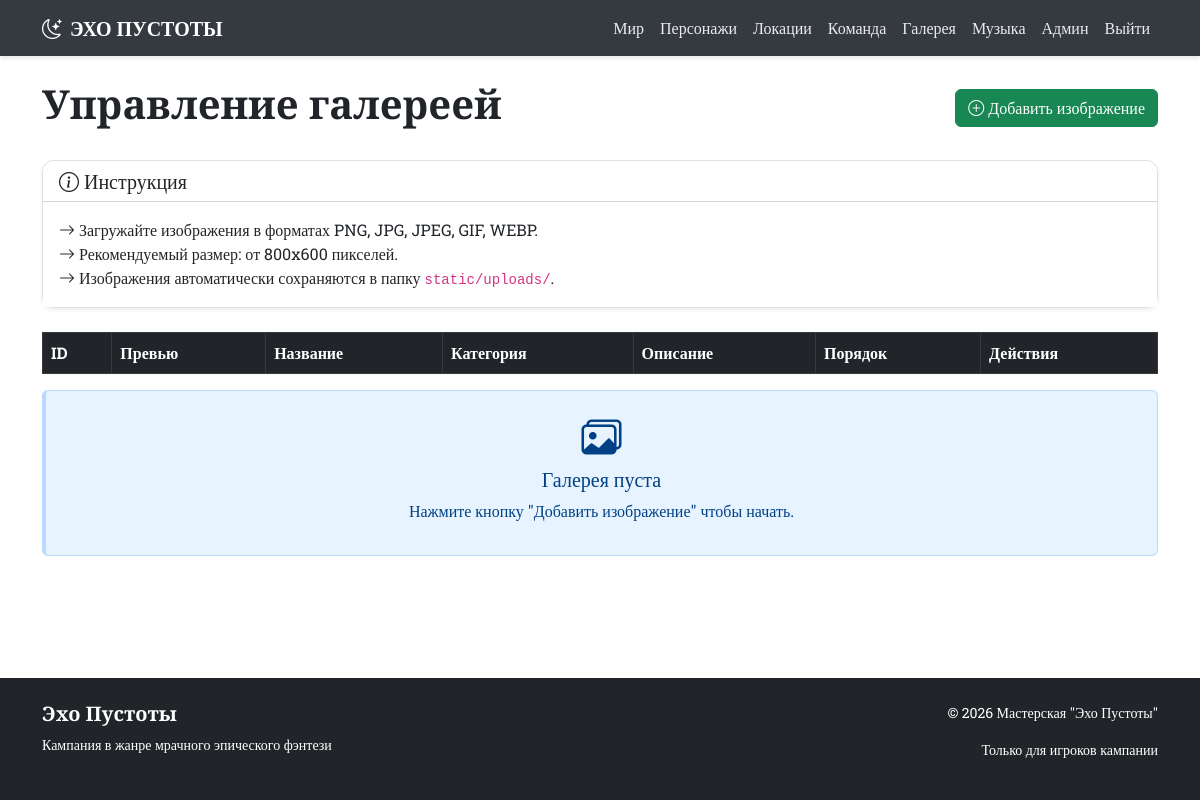
The app's page /admin/gallery (signed in), older data.
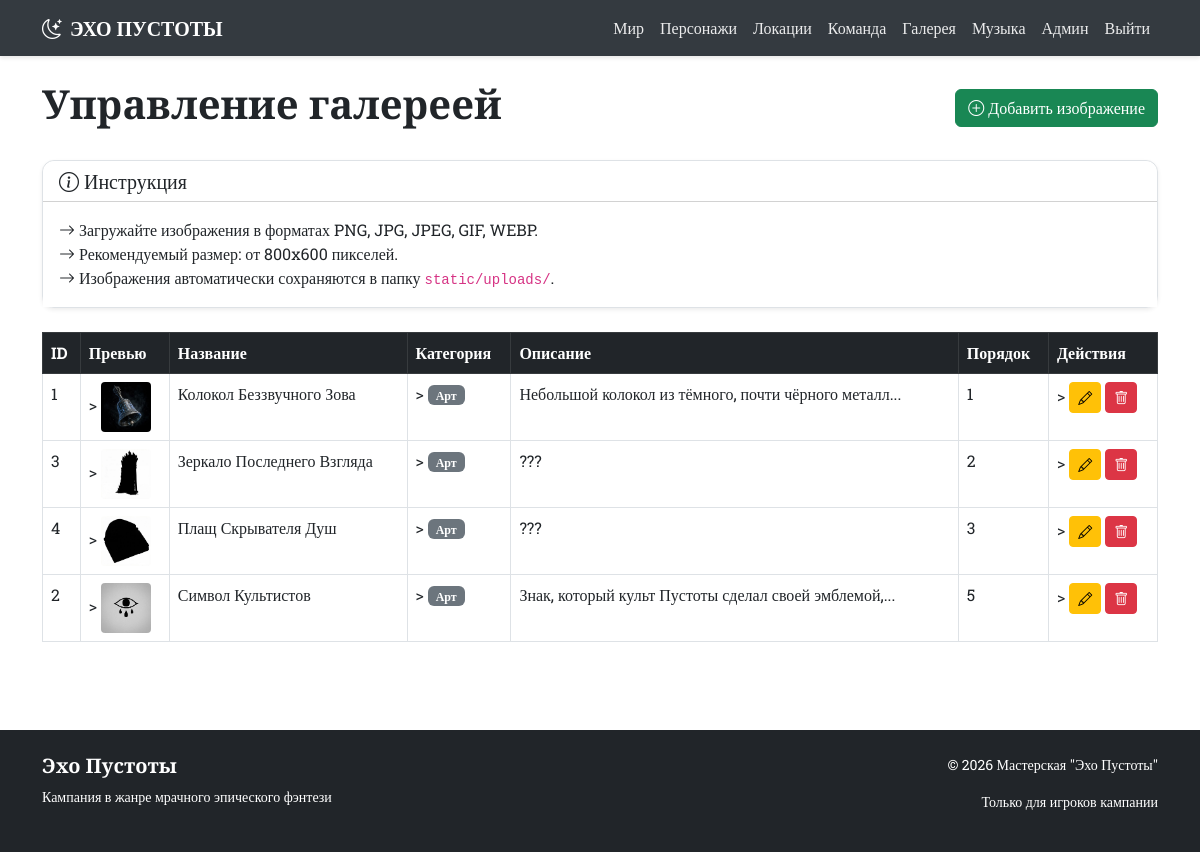
The same page, newer data.
### app.py (models this page shows)
class GalleryImage(db.Model):
    __tablename__ = 'gallery_images'
    id = db.Column(db.Integer, primary_key=True)
    title = db.Column(db.String(200), nullable=False)
    description = db.Column(db.Text)
    category = db.Column(db.String(50))
    image_filename = db.Column(db.String(300), nullable=False)
    uploaded_at = db.Column(db.DateTime, default=db.func.current_timestamp())
    sort_order = db.Column(db.Integer, default=0)

### app.py (the view)
@app.route('/admin/gallery')
@login_required
def admin_gallery():
    images = GalleryImage.query.order_by(GalleryImage.sort_order, GalleryImage.uploaded_at.desc()).all()
    return render_template('admin/gallery.html', images=images)

### app.py (called while the page is built)
@login_manager.user_loader
def load_user(user_id):
    return User.query.get(int(user_id))

### templates/admin/gallery.html (shortened to what this page needs)
{% extends "base.html" %}
{% block content %}
<div class="d-flex justify-content-between align-items-center mb-4">
    <h1 class="cinzel text-dark">Управление галереей</h1>
    <a href="{{ url_for('add_gallery_image') }}" class="btn btn-success">
        <i class="bi bi-plus-circle"></i> Добавить изображение
    </a>
</div>
<div class="card shadow-sm mb-4">
    <div class="card-header bg-white">
        <h5 class="mb-0 text-dark"><i class="bi bi-info-circle"></i> Инструкция</h5>
    </div>
    <div class="card-body bg-white">
        <p class="text-dark mb-0">
            <i class="bi bi-arrow-right"></i> Загружайте изображения в форматах PNG, JPG, JPEG, GIF, WEBP.<br>
            <i class="bi bi-arrow-right"></i> Рекомендуемый размер: от 800x600 пикселей.<br>
            <i class="bi bi-arrow-right"></i> Изображения автоматически сохраняются в папку <code>static/uploads/</code>.
        </p>
    </div>
</div>
<div class="table-responsive">
    <table class="table table-bordered table-hover">
        <thead class="table-dark">
            <tr>
                <th>ID</th>
                <th>Превью</th>
                <th>Название</th>
                <th>Категория</th>
                <th>Описание</th>
                <th>Порядок</th>
                <th>Действия</th>
            </tr>
        </thead>
        <tbody>
            {% for image in images %}
            <tr>
                <td>{{ image.id }}</td>
                <td>>
                    <img src="{{ url_for('static', filename='uploads/' + image.image_filename) }}"
                        style="width: 50px; height: 50px; object-fit: cover; border-radius: 4px;">
                </td>
                <td>{{ image.title }}</td>
                <td>>
                    <span class="badge bg-secondary">
                        {% if image.category == 'map' %}Карта
                        {% elif image.category == 'art' %}Арт
                        {% elif image.category == 'npc' %}NPC
                        {% elif image.category == 'location' %}Локация
                        {% else %}Другое{% endif %}
                    </span>
                </td>
                <td>{{ image.description[:50] }}{% if image.description|length > 50 %}...{% endif %}</td>
                <td>{{ image.sort_order }}</td>
                <td>>
                    <a href="{{ url_for('edit_gallery_image', id=image.id) }}" class="btn btn-sm btn-warning">
                        <i class="bi bi-pencil"></i>
                    </a>
                    <a href="{{ url_for('delete_gallery_image', id=image.id) }}" class="btn btn-sm btn-danger"
                        onclick="return confirm('Удалить изображение {{ image.title }}?')">
                        <i class="bi bi-trash"></i>
                    </a>
                </td>
            </tr>
            {% endfor %}
        </tbody>
    </table>
</div>
{% if not images %}
<div class="alert alert-info text-center">
    <i class="bi bi-images fs-1"></i>
    <h5>Галерея пуста</h5>
    <p>Нажмите кнопку "Добавить изображение" чтобы начать.</p>
</div>
{% endif %}
{% endblock %}

Row changes from the older to the newer data that the page shows:
added GalleryImage: id "1", image_filename (picture), title "Колокол Беззвучного Зова", category "Арт", description "Небольшой колокол из тёмного, почти чёрного металл", sort_order "1"
added GalleryImage: id "3", image_filename (picture), title "Зеркало Последнего Взгляда", category "Арт", description "???", sort_order "2"
added GalleryImage: id "4", image_filename (picture), title "Плащ Скрывателя Душ", category "Арт", description "???", sort_order "3"
added GalleryImage: id "2", image_filename (picture), title "Символ Культистов", category "Арт", description "Знак, который культ Пустоты сделал своей эмблемой,", sort_order "5"
Text that changed along with them:
text no longer shown: "Галерея пуста Нажмите кнопку \"Добавить изображение\" чтобы начать."
